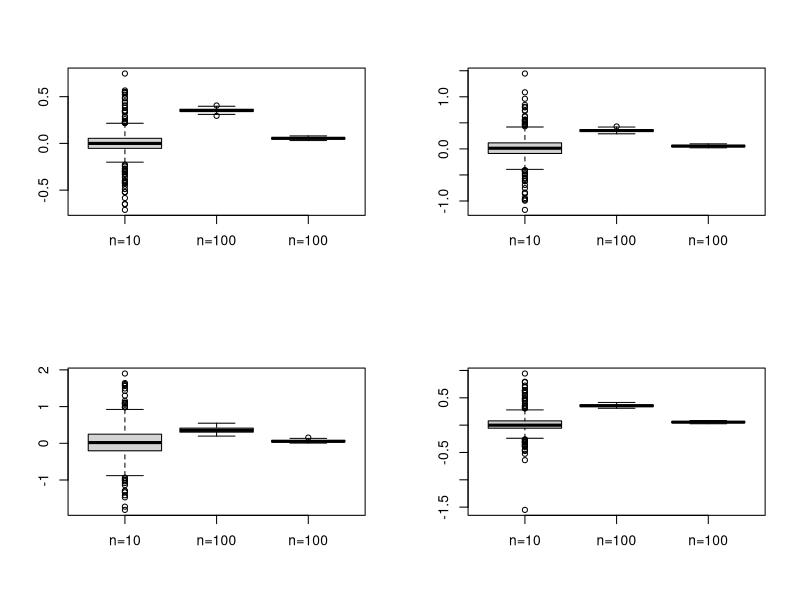

Write the R code that produced this figure.
## ---- chunk 1
knitr::opts_chunk$set(echo = TRUE)
## ---- chunk 2
varTheta = 1
sigma2.1 = 1
sigma2.3 = 0.2
phi.2 = 0.5
phi.4 = 0.1
phi.1 = sqrt(1-sigma2.1/varTheta)
phi.3 = sqrt(1-sigma2.3/varTheta)
sigma2.2 = varTheta*(1-phi.2^2)
sigma2.4 = varTheta*(1-phi.4^2)
table.entries = matrix(nrow=4, ncol=4, data=c(
  varTheta, phi.1, sigma2.1, phi.1,
  varTheta, phi.2, sigma2.2, phi.2,
  varTheta, phi.3, sigma2.3, phi.3,
  varTheta, phi.4, sigma2.4, phi.4
))
table.entries <- t(table.entries)  # take transpose since matrix fills in the elements in columnwise
colnames(table.entries) <- c("var(theta)", "phi", "sigma2","corr")
print(table.entries)

## ---- chunk 3
# let's first define a function to conduct the sampling
MarkovChain <- function(phi,sigma2,initial,m){
  theta = vector(length=m)
  theta[1] = initial
  for (i1 in seq(1,m,1)){
    theta[i1+1] = phi*theta[i1] + rnorm(1,0,sqrt(sigma2))
  }
  return(theta)
}
## ---- chunk 4
m <- 2000
n_combinations <- 4
n_chains <- 100

chains <- array(dim=c(n_combinations, n_chains, m+1))
dim(chains)

for (i in 1:n_combinations) {
  phi <- table.entries[i, 'phi']
  sigma2 <- table.entries[i, 'sigma2']
  initial <- runif(1, 0, 1000)
  
  for (j in 1:n_chains) {
    chain <- MarkovChain(phi, sigma2, initial, m)
    chains[i, j,] <- chain
  }
}
## ---- chunk 5
lengths <- c(10, 100, 1000)

par(mfrow=c(2, 2))
for (i in 1:n_combinations) {
  print(sprintf('Combination index: %d', i))
  # iterate through the chain lengths
  all_means <- array(dim=c(3, n_chains))
  all_p1s <- array(dim=c(3, n_chains))
  all_p2s <- array(dim=c(3, n_chains))

  for (j in 1:length(lengths)) {
    n <- lengths[j]
    #print(sprintf('Length: %d', j))
    means <- c()
    p1s <- c()
    p2s <- c()

    for (k in 1:n_chains) {
      #print(sprintf('Chain number: %d', k))
      #print(sprintf('m: %d, n: %d, (m-n+1):m = %d:%d', m, n, (m-n), m))
      samples <- chains[i,k,][(m-n+1):m]
      
      mean <- mean(samples)
      means <- c(mean, means)
      
      p1 <- sum(samples[samples > 0.5])/n
      p1s <- c(p1, p1s)

      p2 <- sum(samples[samples > 2])/n
      p2s <- c(p2, p2s)
      
    }
    #print(sprintf('Means length: %d', length(means)))
    all_means[j,] <- means
    all_p1s[j,] <- p1s
    all_p2s[j,] <- p2s
  }
  plots = list('n=10'=all_means, 'n=100'=p1s, 'n=100'=p2s)
  boxplot(plots)
}
